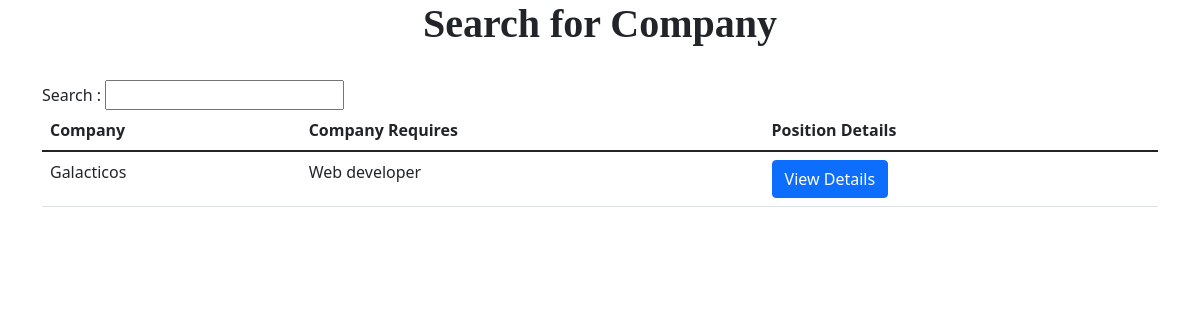
The app's page /searchcompany (signed in), older data.
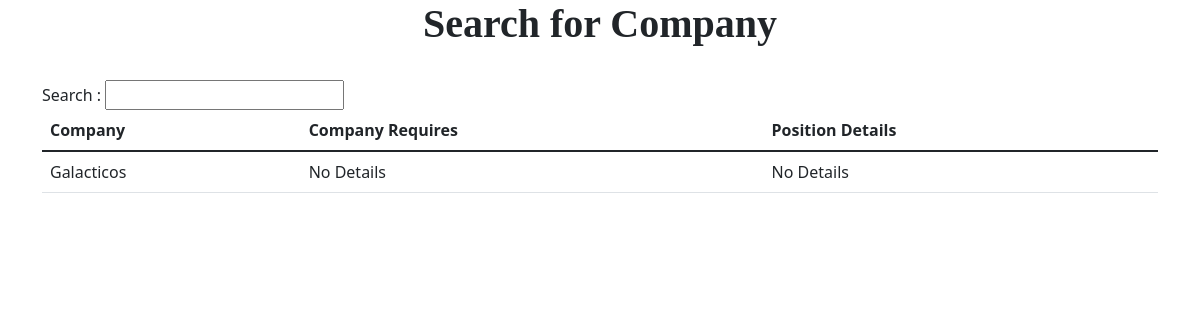
The same page, newer data.
### app.py (models this page shows)
class Company(db.Model):
    sno = db.Column(db.Integer, primary_key=True)
    name = db.Column(db.String(200), nullable=False)
    username = db.Column(db.String(200), unique=True)
    password = db.Column(db.String(200), nullable=False)
    jobTitle = db.Column(db.String(200), nullable=True)
    pdf = db.Column(db.String(200), nullable=True)

### app.py (the view)
@app.route("/searchcompany")
def searchcompany():
    if 'username' in session:
        company = Company.query.all()
        return render_template('searchcompany.html', company=company)
    return redirect(url_for('userlogin'))

### app.py (called while the page is built)
@app.context_processor
def context_processor():
    return dict(userincompanyfavourite = userincompanyfavourite, userdetailsincompanyfavourite = userdetailsincompanyfavourite)

### templates/searchcompany.html (shortened to what this page needs)
<!DOCTYPE html>
<html lang="en">
<head>
    <link href="https://cdn.jsdelivr.net/npm/bootstrap@5.1.1/dist/css/bootstrap.min.css" rel="stylesheet"
 />
    <link rel="stylesheet" href="{{url_for('static', filename='css/profile.css')}}" />
</head>
<body>
    <div class="container">
        <h1 class="text-center" style="font-family: serif, georgia; font-weight: bold">
            Search for Company
        </h1>
        <br />
        Search : <input type="text" name="text" id="myInput" />
        <table class="table">
            <thead>
                <tr>
                    <th>Company</th>
                    <th>Company Requires</th>
                    <th>Position Details</th>
                </tr>
            </thead>
            <tbody id="myTable">
                {% for i in company %}
                <tr>
                    <td>{{i.name}}</td>
                    <td>
                        {% if i.jobTitle %}
                        {{i.jobTitle}}
                        {% else %}
                        No Details
                        {% endif %}
                    </td>
                    <td>
                        {% if i.pdf %}
                        <a href="static/companyJobRequiement/{{i.pdf}}" class="btn btn-primary" target="__blank">
                            View Details
                        </a>
                        {% else %}
                        No Details
                        {% endif %}
                    </td>
                </tr>
                {% endfor %}
            </tbody>
        </table>
    </div>
</body>
</html>

Row changes from the older to the newer data that the page shows:
changed Company "Galacticos": jobTitle "Web developer" → (not shown); now shows "No Details"; pdf "View Details" → "No Details"
